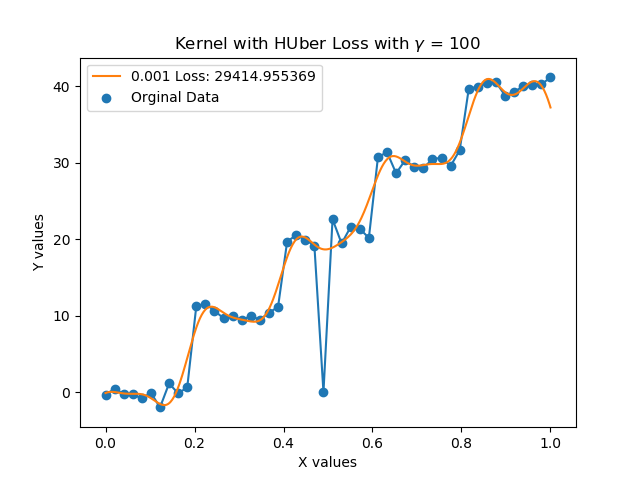

Write the Python code that produced this figure.
import numpy as np
import matplotlib.pyplot as plt
import cvxpy as cvx
from utils import *
from tqdm import tqdm
# Data Generation
xr, yr = Data_Generation()


### Constant Setup
# K = np.zeros((x.shape[0],x.shape[0]))
# Kf = Kernel()
# K = Km(xr)
alpha = cvx.Variable((xr.shape[0]-1,1))
print(alpha.shape)
lam_vals = np.array([.0, .2])
# lam_vals = np.array(  [1,2])
lam = cvx.Parameter(nonneg=True)
Plot = Plotter(xr,yr)

lam_vals = np.geomspace(.0000001,100,10)
gammas = np.arange(500,2500,100)
gammas = [100]
lam_vals = [lam_vals[4]]
print(gammas, lam_vals)
### Problem Setup

# objective = cvx.Problem(cvx.Minimize(cvx.sum(y-K@alpha)))

# Plot.__init__
## One-Out Cross
losses = []
# Plot.__init__
## One-Out Cross
# losses = np.zeros((gammas.shape[0],lam_vals.shape[0]))
for k in tqdm(range(len(gammas))):
    gamma = gammas[k]
    for j in tqdm(range(len(lam_vals))):
        lam.value = lam_vals[j]
        loss = 0
        for i in (range(xr.shape[0])):
            x = np.delete(xr,i).reshape(xr.shape[0]-1,1)
            y = np.delete(yr,i).reshape(xr.shape[0]-1,1)
            K = Km(x,gamma)
            # print(yr.shape)
            square = cvx.sum(cvx.huber(y-K@alpha))
            constraint = cvx.quad_form(alpha,K)
            # l =  +
            objective = cvx.Problem(cvx.Minimize(square + lam * constraint))
            objective.solve()
            # print(alpha.value)
            loss += Plot.loss(alpha.value,x,gamma,i)
        loss /= xr.shape[0]
        # losses[k][j] = loss
        Plot.overlay(alpha.value,x,lam.value,loss,gamma)
# print(losses)
# print(np.argmin(losses))
plt.legend()
plt.xlabel("X values")
plt.ylabel("Y values")
plt.title("Kernel with HUber Loss with $\gamma$ = "+str(gamma))
plt.savefig("Question2b.png")
# plt.show()

#
# square = cvx.sum(cvx.huber(y-K@alpha))
# # constraint = cvx.quad_form(alpha,K)
# # # l =  +
# objective = cvx.Problem(cvx.Minimize(square + lam * constraint))
